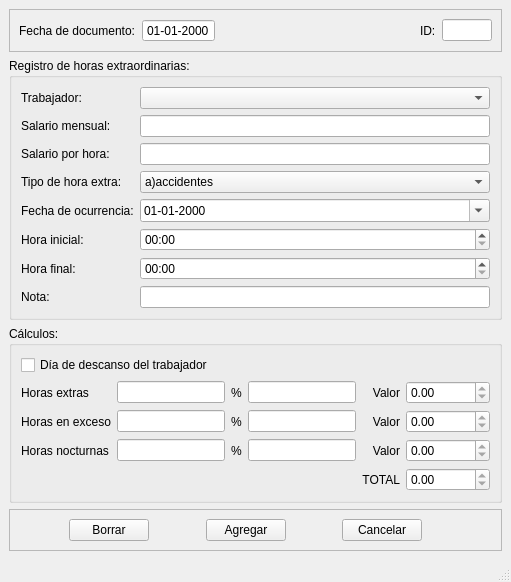
<?xml version="1.0" encoding="UTF-8"?>
<ui version="4.0">
 <class>MainWindow</class>
 <widget class="QMainWindow" name="MainWindow">
  <property name="geometry">
   <rect>
    <x>0</x>
    <y>0</y>
    <width>398</width>
    <height>464</height>
   </rect>
  </property>
  <property name="windowTitle">
   <string>Registro de horas extras</string>
  </property>
  <widget class="QWidget" name="centralwidget">
   <layout class="QVBoxLayout" name="verticalLayout">
    <item>
     <widget class="QFrame" name="frame_2">
      <property name="frameShape">
       <enum>QFrame::StyledPanel</enum>
      </property>
      <property name="frameShadow">
       <enum>QFrame::Raised</enum>
      </property>
      <layout class="QHBoxLayout" name="horizontalLayout_2">
       <item>
        <widget class="QLabel" name="label_20">
         <property name="text">
          <string>Fecha de documento:</string>
         </property>
        </widget>
       </item>
       <item>
        <widget class="QDateEdit" name="fecha_doc">
         <property name="toolTip">
          <string>&lt;html&gt;&lt;head/&gt;&lt;body&gt;&lt;p&gt;Fecha en la que se hace el registro.&lt;/p&gt;&lt;/body&gt;&lt;/html&gt;</string>
         </property>
         <property name="readOnly">
          <bool>true</bool>
         </property>
         <property name="buttonSymbols">
          <enum>QAbstractSpinBox::NoButtons</enum>
         </property>
         <property name="displayFormat">
          <string>dd-MM-yyyy</string>
         </property>
        </widget>
       </item>
       <item>
        <spacer name="horizontalSpacer_4">
         <property name="orientation">
          <enum>Qt::Horizontal</enum>
         </property>
         <property name="sizeHint" stdset="0">
          <size>
           <width>40</width>
           <height>20</height>
          </size>
         </property>
        </spacer>
       </item>
       <item>
        <widget class="QLabel" name="label_19">
         <property name="text">
          <string>ID:</string>
         </property>
        </widget>
       </item>
       <item>
        <widget class="QLineEdit" name="id_h_visible">
         <property name="maximumSize">
          <size>
           <width>50</width>
           <height>16777215</height>
          </size>
         </property>
         <property name="toolTip">
          <string>&lt;html&gt;&lt;head/&gt;&lt;body&gt;&lt;p&gt;ID del registro.&lt;/p&gt;&lt;/body&gt;&lt;/html&gt;</string>
         </property>
         <property name="maxLength">
          <number>100</number>
         </property>
        </widget>
       </item>
      </layout>
     </widget>
    </item>
    <item>
     <widget class="QGroupBox" name="groupBox">
      <property name="title">
       <string>Registro de horas extraordinarias:</string>
      </property>
      <layout class="QFormLayout" name="formLayout">
       <item row="0" column="0">
        <widget class="QLabel" name="label">
         <property name="text">
          <string>Trabajador:</string>
         </property>
        </widget>
       </item>
       <item row="0" column="1">
        <widget class="QComboBox" name="trabajador">
         <property name="toolTip">
          <string>&lt;html&gt;&lt;head/&gt;&lt;body&gt;&lt;p&gt;Seleccione de este listado al trabajador que le quiera registrar la variación&lt;/p&gt;&lt;/body&gt;&lt;/html&gt;</string>
         </property>
        </widget>
       </item>
       <item row="3" column="0">
        <widget class="QLabel" name="label_2">
         <property name="text">
          <string>Tipo de hora extra:</string>
         </property>
        </widget>
       </item>
       <item row="3" column="1">
        <widget class="QComboBox" name="tipohoraextra">
         <property name="toolTip">
          <string>&lt;html&gt;&lt;head/&gt;&lt;body&gt;&lt;p&gt;Seleccione el motivo que indica el código del trabajo que justifique el trabajo extra.&lt;/p&gt;&lt;/body&gt;&lt;/html&gt;</string>
         </property>
         <item>
          <property name="text">
           <string>a)accidentes</string>
          </property>
         </item>
         <item>
          <property name="text">
           <string>b)trabajos imprescindibles</string>
          </property>
         </item>
         <item>
          <property name="text">
           <string>c)salvar materia prima</string>
          </property>
         </item>
         <item>
          <property name="text">
           <string>d)fuerza mayor</string>
          </property>
         </item>
         <item>
          <property name="text">
           <string>e)Exceso de pedidos</string>
          </property>
         </item>
        </widget>
       </item>
       <item row="4" column="0">
        <widget class="QLabel" name="label_3">
         <property name="text">
          <string>Fecha de ocurrencia:</string>
         </property>
        </widget>
       </item>
       <item row="4" column="1">
        <widget class="QDateEdit" name="fecha">
         <property name="toolTip">
          <string>&lt;html&gt;&lt;head/&gt;&lt;body&gt;&lt;p&gt;Seleccione la fecha donde ocurrio la variación.&lt;/p&gt;&lt;/body&gt;&lt;/html&gt;</string>
         </property>
         <property name="displayFormat">
          <string>dd-MM-yyyy</string>
         </property>
         <property name="calendarPopup">
          <bool>true</bool>
         </property>
        </widget>
       </item>
       <item row="5" column="0">
        <widget class="QLabel" name="label_4">
         <property name="text">
          <string>Hora inicial:</string>
         </property>
        </widget>
       </item>
       <item row="5" column="1">
        <widget class="QTimeEdit" name="hora_i">
         <property name="toolTip">
          <string>&lt;html&gt;&lt;head/&gt;&lt;body&gt;&lt;p&gt;Coloque la hora inicial de la variación. Hora militar.&lt;/p&gt;&lt;/body&gt;&lt;/html&gt;</string>
         </property>
         <property name="displayFormat">
          <string>hh:mm</string>
         </property>
         <property name="calendarPopup">
          <bool>false</bool>
         </property>
        </widget>
       </item>
       <item row="6" column="0">
        <widget class="QLabel" name="label_5">
         <property name="text">
          <string>Hora final:</string>
         </property>
        </widget>
       </item>
       <item row="6" column="1">
        <widget class="QTimeEdit" name="hora_f">
         <property name="toolTip">
          <string>&lt;html&gt;&lt;head/&gt;&lt;body&gt;&lt;p&gt;Coloque la hora final de la variación. Hora militar.&lt;/p&gt;&lt;/body&gt;&lt;/html&gt;</string>
         </property>
         <property name="displayFormat">
          <string>hh:mm</string>
         </property>
        </widget>
       </item>
       <item row="7" column="0">
        <widget class="QLabel" name="label_6">
         <property name="text">
          <string>Nota:</string>
         </property>
        </widget>
       </item>
       <item row="7" column="1">
        <widget class="QLineEdit" name="nota">
         <property name="toolTip">
          <string>&lt;html&gt;&lt;head/&gt;&lt;body&gt;&lt;p&gt;Coloque una nota. Es un campo obligatorio, si no coloca información, no podrá crear la variación&lt;/p&gt;&lt;/body&gt;&lt;/html&gt;</string>
         </property>
        </widget>
       </item>
       <item row="1" column="0">
        <widget class="QLabel" name="label_7">
         <property name="text">
          <string>Salario mensual:</string>
         </property>
        </widget>
       </item>
       <item row="1" column="1">
        <widget class="QLineEdit" name="salario_mensual">
         <property name="toolTip">
          <string>&lt;html&gt;&lt;head/&gt;&lt;body&gt;&lt;p&gt;Muestra el salario mensual del trabajador seleccionado.&lt;/p&gt;&lt;/body&gt;&lt;/html&gt;</string>
         </property>
         <property name="readOnly">
          <bool>true</bool>
         </property>
        </widget>
       </item>
       <item row="2" column="0">
        <widget class="QLabel" name="label_15">
         <property name="text">
          <string>Salario por hora:</string>
         </property>
        </widget>
       </item>
       <item row="2" column="1">
        <widget class="QLineEdit" name="salario_hora">
         <property name="toolTip">
          <string>&lt;html&gt;&lt;head/&gt;&lt;body&gt;&lt;p&gt;Muestra el salario por hora del trabajador seleccionado.&lt;/p&gt;&lt;/body&gt;&lt;/html&gt;</string>
         </property>
         <property name="readOnly">
          <bool>true</bool>
         </property>
        </widget>
       </item>
      </layout>
     </widget>
    </item>
    <item>
     <widget class="QGroupBox" name="groupBox_2">
      <property name="title">
       <string>Cálculos:</string>
      </property>
      <layout class="QVBoxLayout" name="verticalLayout_2">
       <item>
        <widget class="QCheckBox" name="trabajo_en_descanso">
         <property name="toolTip">
          <string>&lt;html&gt;&lt;head/&gt;&lt;body&gt;&lt;p&gt;Tildar esta opción en el caso de que la hora extraordinaria haya ocurrido en un periodo de descanso semanal del trabajador.&lt;/p&gt;&lt;/body&gt;&lt;/html&gt;</string>
         </property>
         <property name="text">
          <string>Día de descanso del trabajador</string>
         </property>
        </widget>
       </item>
       <item>
        <layout class="QGridLayout" name="gridLayout_2">
         <item row="0" column="2">
          <widget class="QLabel" name="label_16">
           <property name="sizePolicy">
            <sizepolicy hsizetype="Minimum" vsizetype="Preferred">
             <horstretch>0</horstretch>
             <verstretch>0</verstretch>
            </sizepolicy>
           </property>
           <property name="text">
            <string>%</string>
           </property>
          </widget>
         </item>
         <item row="2" column="4">
          <widget class="QLabel" name="label_13">
           <property name="sizePolicy">
            <sizepolicy hsizetype="Minimum" vsizetype="Preferred">
             <horstretch>0</horstretch>
             <verstretch>0</verstretch>
            </sizepolicy>
           </property>
           <property name="text">
            <string>Valor</string>
           </property>
           <property name="alignment">
            <set>Qt::AlignRight|Qt::AlignTrailing|Qt::AlignVCenter</set>
           </property>
          </widget>
         </item>
         <item row="1" column="4">
          <widget class="QLabel" name="label_11">
           <property name="sizePolicy">
            <sizepolicy hsizetype="Minimum" vsizetype="Preferred">
             <horstretch>0</horstretch>
             <verstretch>0</verstretch>
            </sizepolicy>
           </property>
           <property name="text">
            <string>Valor</string>
           </property>
           <property name="alignment">
            <set>Qt::AlignRight|Qt::AlignTrailing|Qt::AlignVCenter</set>
           </property>
          </widget>
         </item>
         <item row="0" column="0">
          <widget class="QLabel" name="label_8">
           <property name="text">
            <string>Horas extras</string>
           </property>
          </widget>
         </item>
         <item row="2" column="0">
          <widget class="QLabel" name="label_12">
           <property name="text">
            <string>Horas nocturnas</string>
           </property>
          </widget>
         </item>
         <item row="2" column="1">
          <widget class="QLineEdit" name="hora_extra_noct">
           <property name="sizePolicy">
            <sizepolicy hsizetype="Minimum" vsizetype="Fixed">
             <horstretch>0</horstretch>
             <verstretch>0</verstretch>
            </sizepolicy>
           </property>
           <property name="toolTip">
            <string>&lt;html&gt;&lt;head/&gt;&lt;body&gt;&lt;p&gt;Cantidad de horas extraordinarias a registrar por concepto de horas nocturnas.&lt;/p&gt;&lt;/body&gt;&lt;/html&gt;</string>
           </property>
           <property name="readOnly">
            <bool>true</bool>
           </property>
          </widget>
         </item>
         <item row="0" column="4">
          <widget class="QLabel" name="label_10">
           <property name="sizePolicy">
            <sizepolicy hsizetype="Minimum" vsizetype="Preferred">
             <horstretch>0</horstretch>
             <verstretch>0</verstretch>
            </sizepolicy>
           </property>
           <property name="text">
            <string>Valor</string>
           </property>
           <property name="alignment">
            <set>Qt::AlignRight|Qt::AlignTrailing|Qt::AlignVCenter</set>
           </property>
          </widget>
         </item>
         <item row="1" column="0">
          <widget class="QLabel" name="label_9">
           <property name="text">
            <string>Horas en exceso</string>
           </property>
          </widget>
         </item>
         <item row="3" column="4">
          <widget class="QLabel" name="label_14">
           <property name="sizePolicy">
            <sizepolicy hsizetype="Minimum" vsizetype="Preferred">
             <horstretch>0</horstretch>
             <verstretch>0</verstretch>
            </sizepolicy>
           </property>
           <property name="text">
            <string>TOTAL</string>
           </property>
           <property name="alignment">
            <set>Qt::AlignRight|Qt::AlignTrailing|Qt::AlignVCenter</set>
           </property>
          </widget>
         </item>
         <item row="1" column="5">
          <widget class="QDoubleSpinBox" name="total_he_doble_exceso">
           <property name="sizePolicy">
            <sizepolicy hsizetype="Maximum" vsizetype="Fixed">
             <horstretch>0</horstretch>
             <verstretch>0</verstretch>
            </sizepolicy>
           </property>
           <property name="toolTip">
            <string>&lt;html&gt;&lt;head/&gt;&lt;body&gt;&lt;p&gt;Total a pagar por concepto de horas extraordinarias trabajadas en exceso.&lt;/p&gt;&lt;/body&gt;&lt;/html&gt;</string>
           </property>
           <property name="readOnly">
            <bool>true</bool>
           </property>
           <property name="maximum">
            <double>9999999.990000000223517</double>
           </property>
          </widget>
         </item>
         <item row="0" column="5">
          <widget class="QDoubleSpinBox" name="total_he_normal">
           <property name="sizePolicy">
            <sizepolicy hsizetype="Maximum" vsizetype="Fixed">
             <horstretch>0</horstretch>
             <verstretch>0</verstretch>
            </sizepolicy>
           </property>
           <property name="toolTip">
            <string>&lt;html&gt;&lt;head/&gt;&lt;body&gt;&lt;p&gt;Total a pagar por concepto de horas extraordinarias.&lt;/p&gt;&lt;/body&gt;&lt;/html&gt;</string>
           </property>
           <property name="readOnly">
            <bool>true</bool>
           </property>
           <property name="maximum">
            <double>9999999.990000000223517</double>
           </property>
          </widget>
         </item>
         <item row="0" column="1">
          <widget class="QLineEdit" name="hora_extra">
           <property name="sizePolicy">
            <sizepolicy hsizetype="Minimum" vsizetype="Fixed">
             <horstretch>0</horstretch>
             <verstretch>0</verstretch>
            </sizepolicy>
           </property>
           <property name="toolTip">
            <string>&lt;html&gt;&lt;head/&gt;&lt;body&gt;&lt;p&gt;Cantidad de horas extraordinarias a registrar.&lt;/p&gt;&lt;/body&gt;&lt;/html&gt;</string>
           </property>
           <property name="readOnly">
            <bool>true</bool>
           </property>
          </widget>
         </item>
         <item row="1" column="1">
          <widget class="QLineEdit" name="hora_extra_doble">
           <property name="sizePolicy">
            <sizepolicy hsizetype="Minimum" vsizetype="Fixed">
             <horstretch>0</horstretch>
             <verstretch>0</verstretch>
            </sizepolicy>
           </property>
           <property name="toolTip">
            <string>&lt;html&gt;&lt;head/&gt;&lt;body&gt;&lt;p&gt;Cantidad de horas extraordinarias a registrar por concepto de trabajar más de lo estipuldo por semana, por ejemplo más de 68 horas semanales como especifica el art 203 del CDT Dominicano. &lt;/p&gt;&lt;/body&gt;&lt;/html&gt;</string>
           </property>
           <property name="readOnly">
            <bool>true</bool>
           </property>
          </widget>
         </item>
         <item row="3" column="5">
          <widget class="QDoubleSpinBox" name="gran_total">
           <property name="sizePolicy">
            <sizepolicy hsizetype="Maximum" vsizetype="Fixed">
             <horstretch>0</horstretch>
             <verstretch>0</verstretch>
            </sizepolicy>
           </property>
           <property name="toolTip">
            <string>&lt;html&gt;&lt;head/&gt;&lt;body&gt;&lt;p&gt;Total a recibir por el trabajador.&lt;/p&gt;&lt;/body&gt;&lt;/html&gt;</string>
           </property>
           <property name="readOnly">
            <bool>true</bool>
           </property>
           <property name="maximum">
            <double>9999999.990000000223517</double>
           </property>
          </widget>
         </item>
         <item row="2" column="5">
          <widget class="QDoubleSpinBox" name="total_he_nocturno">
           <property name="sizePolicy">
            <sizepolicy hsizetype="Maximum" vsizetype="Fixed">
             <horstretch>0</horstretch>
             <verstretch>0</verstretch>
            </sizepolicy>
           </property>
           <property name="toolTip">
            <string>&lt;html&gt;&lt;head/&gt;&lt;body&gt;&lt;p&gt;Total a pagar por concepto de horas extraordinarias trabajadas en horas nocturnas.&lt;/p&gt;&lt;/body&gt;&lt;/html&gt;</string>
           </property>
           <property name="readOnly">
            <bool>true</bool>
           </property>
           <property name="prefix">
            <string/>
           </property>
           <property name="maximum">
            <double>9999999.990000000223517</double>
           </property>
          </widget>
         </item>
         <item row="1" column="2">
          <widget class="QLabel" name="label_17">
           <property name="sizePolicy">
            <sizepolicy hsizetype="Minimum" vsizetype="Preferred">
             <horstretch>0</horstretch>
             <verstretch>0</verstretch>
            </sizepolicy>
           </property>
           <property name="text">
            <string>%</string>
           </property>
          </widget>
         </item>
         <item row="2" column="2">
          <widget class="QLabel" name="label_18">
           <property name="sizePolicy">
            <sizepolicy hsizetype="Minimum" vsizetype="Preferred">
             <horstretch>0</horstretch>
             <verstretch>0</verstretch>
            </sizepolicy>
           </property>
           <property name="text">
            <string>%</string>
           </property>
          </widget>
         </item>
         <item row="0" column="3">
          <widget class="QLineEdit" name="porc_hora_extra">
           <property name="sizePolicy">
            <sizepolicy hsizetype="Minimum" vsizetype="Fixed">
             <horstretch>0</horstretch>
             <verstretch>0</verstretch>
            </sizepolicy>
           </property>
           <property name="toolTip">
            <string>&lt;html&gt;&lt;head/&gt;&lt;body&gt;&lt;p&gt;Porcentaje a aplicar a las horas extraoridinarias.&lt;/p&gt;&lt;/body&gt;&lt;/html&gt;</string>
           </property>
           <property name="readOnly">
            <bool>true</bool>
           </property>
          </widget>
         </item>
         <item row="1" column="3">
          <widget class="QLineEdit" name="porc_hora_extra_exceso">
           <property name="sizePolicy">
            <sizepolicy hsizetype="Minimum" vsizetype="Fixed">
             <horstretch>0</horstretch>
             <verstretch>0</verstretch>
            </sizepolicy>
           </property>
           <property name="toolTip">
            <string>&lt;html&gt;&lt;head/&gt;&lt;body&gt;&lt;p&gt;Porcentaje a aplicar a las horas extraoridinarias por concepto de horas trabajadas más allá del limete semanal. Por ejemplo las 68 horas referetes al artículo 203 del CDT Dominicano.&lt;/p&gt;&lt;/body&gt;&lt;/html&gt;</string>
           </property>
           <property name="readOnly">
            <bool>true</bool>
           </property>
          </widget>
         </item>
         <item row="2" column="3">
          <widget class="QLineEdit" name="porc_nocturno">
           <property name="sizePolicy">
            <sizepolicy hsizetype="Minimum" vsizetype="Fixed">
             <horstretch>0</horstretch>
             <verstretch>0</verstretch>
            </sizepolicy>
           </property>
           <property name="toolTip">
            <string>&lt;html&gt;&lt;head/&gt;&lt;body&gt;&lt;p&gt;Porcentaje a aplicar a las horas extraoridinarias por concepto de horas nocturnas.&lt;/p&gt;&lt;/body&gt;&lt;/html&gt;</string>
           </property>
           <property name="readOnly">
            <bool>true</bool>
           </property>
          </widget>
         </item>
        </layout>
       </item>
      </layout>
     </widget>
    </item>
    <item>
     <widget class="QFrame" name="frame">
      <property name="frameShape">
       <enum>QFrame::StyledPanel</enum>
      </property>
      <property name="frameShadow">
       <enum>QFrame::Raised</enum>
      </property>
      <layout class="QHBoxLayout" name="horizontalLayout">
       <item>
        <spacer name="horizontalSpacer">
         <property name="orientation">
          <enum>Qt::Horizontal</enum>
         </property>
         <property name="sizeHint" stdset="0">
          <size>
           <width>17</width>
           <height>20</height>
          </size>
         </property>
        </spacer>
       </item>
       <item>
        <widget class="QPushButton" name="borrar">
         <property name="toolTip">
          <string>&lt;html&gt;&lt;head/&gt;&lt;body&gt;&lt;p&gt;Borra el registro activo.&lt;/p&gt;&lt;/body&gt;&lt;/html&gt;</string>
         </property>
         <property name="text">
          <string>Borrar</string>
         </property>
        </widget>
       </item>
       <item>
        <spacer name="horizontalSpacer_5">
         <property name="orientation">
          <enum>Qt::Horizontal</enum>
         </property>
         <property name="sizeHint" stdset="0">
          <size>
           <width>40</width>
           <height>20</height>
          </size>
         </property>
        </spacer>
       </item>
       <item>
        <widget class="QPushButton" name="agregar">
         <property name="toolTip">
          <string>&lt;html&gt;&lt;head/&gt;&lt;body&gt;&lt;p&gt;Presione este botón para agregar la variación. Este botón sólo se activa si el TOTAL de horas extras es diferente de cero y si agregó una nota.&lt;/p&gt;&lt;/body&gt;&lt;/html&gt;</string>
         </property>
         <property name="text">
          <string>Agregar</string>
         </property>
        </widget>
       </item>
       <item>
        <spacer name="horizontalSpacer_2">
         <property name="orientation">
          <enum>Qt::Horizontal</enum>
         </property>
         <property name="sizeHint" stdset="0">
          <size>
           <width>16</width>
           <height>20</height>
          </size>
         </property>
        </spacer>
       </item>
       <item>
        <widget class="QPushButton" name="cancelar">
         <property name="toolTip">
          <string>&lt;html&gt;&lt;head/&gt;&lt;body&gt;&lt;p&gt;Este botón cierra la pantalla actual.&lt;/p&gt;&lt;/body&gt;&lt;/html&gt;</string>
         </property>
         <property name="text">
          <string>Cancelar</string>
         </property>
        </widget>
       </item>
       <item>
        <spacer name="verticalSpacer">
         <property name="orientation">
          <enum>Qt::Vertical</enum>
         </property>
         <property name="sizeHint" stdset="0">
          <size>
           <width>20</width>
           <height>20</height>
          </size>
         </property>
        </spacer>
       </item>
       <item>
        <spacer name="horizontalSpacer_3">
         <property name="orientation">
          <enum>Qt::Horizontal</enum>
         </property>
         <property name="sizeHint" stdset="0">
          <size>
           <width>39</width>
           <height>20</height>
          </size>
         </property>
        </spacer>
       </item>
      </layout>
     </widget>
    </item>
   </layout>
  </widget>
  <widget class="QMenuBar" name="menubar">
   <property name="geometry">
    <rect>
     <x>0</x>
     <y>0</y>
     <width>398</width>
     <height>18</height>
    </rect>
   </property>
  </widget>
  <widget class="QStatusBar" name="statusbar"/>
 </widget>
 <tabstops>
  <tabstop>fecha_doc</tabstop>
  <tabstop>id_h_visible</tabstop>
  <tabstop>trabajador</tabstop>
  <tabstop>salario_mensual</tabstop>
  <tabstop>salario_hora</tabstop>
  <tabstop>tipohoraextra</tabstop>
  <tabstop>fecha</tabstop>
  <tabstop>hora_i</tabstop>
  <tabstop>hora_f</tabstop>
  <tabstop>nota</tabstop>
  <tabstop>trabajo_en_descanso</tabstop>
  <tabstop>hora_extra</tabstop>
  <tabstop>hora_extra_doble</tabstop>
  <tabstop>hora_extra_noct</tabstop>
  <tabstop>porc_hora_extra</tabstop>
  <tabstop>porc_hora_extra_exceso</tabstop>
  <tabstop>porc_nocturno</tabstop>
  <tabstop>total_he_normal</tabstop>
  <tabstop>total_he_doble_exceso</tabstop>
  <tabstop>total_he_nocturno</tabstop>
  <tabstop>gran_total</tabstop>
  <tabstop>borrar</tabstop>
  <tabstop>agregar</tabstop>
  <tabstop>cancelar</tabstop>
 </tabstops>
 <resources/>
 <connections/>
</ui>
